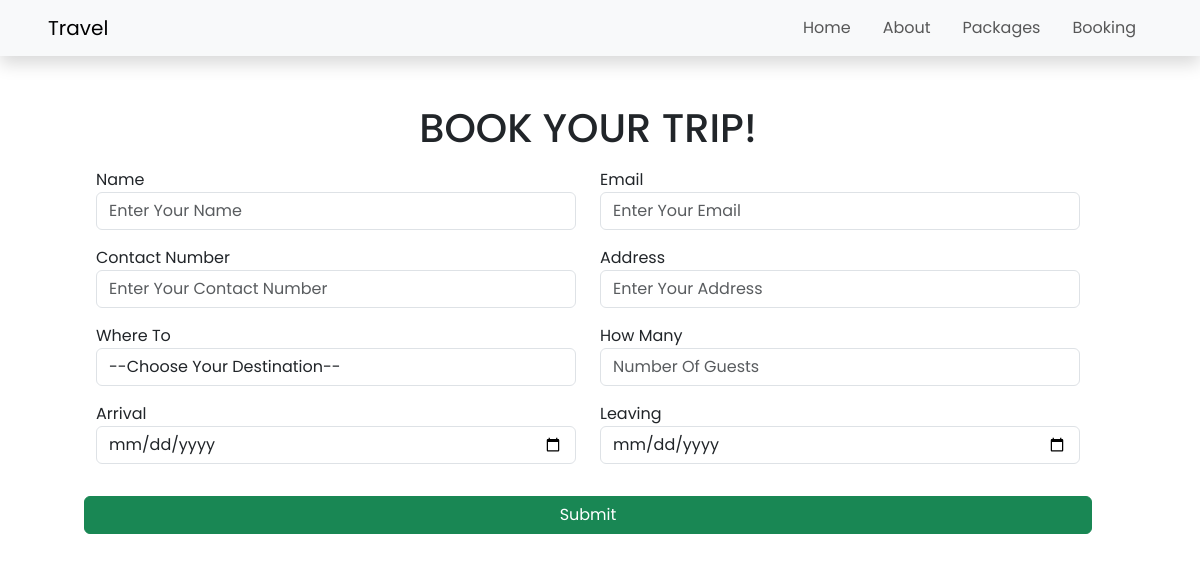
Screenshot of /booking.php with the database file from the repository.
### tables this page shows
CREATE TABLE `navbar` (
  `id` int(3) NOT NULL,
  `link` varchar(255) NOT NULL,
  `name` varchar(255) NOT NULL
);

### booking.php (the view, shortened to what this page needs)
<?php
include 'header.php';
?>
<div class="container-fluid">
    <div class="row">
        <div class="row px-md-5 px-3 my-5">
            <h1 class="text-uppercase text-center ">Book Your Trip!</h1>
            <form action="form.php" method="post">
                <div class="row px-lg-5">
                    <div class="col-md-6 py-2 ">
                        <label for="">Name</label>
                        <input type="text" class="form-control" name="name" placeholder="Enter Your Name" required>
                    </div>
                    <div class="col-md-6 py-2 ">
                        <label for="">Email</label>
                        <input type="email" class="form-control" name="email" placeholder="Enter Your Email" required>
                    </div>
                </div>
                <div class="row px-lg-5 ">
                    <div class="col-md-6 py-2">
                    <label for="">Contact Number</label>
                    <input type="contact" class="form-control" name="phone" placeholder="Enter Your Contact Number" required>
                    </div>
                    <div class="col-md-6 py-2 ">
                        <label for="">Address</label>
                        <input type="text" class="form-control" name="address" placeholder="Enter Your Address" required>
                    </div>
                </div>
                <div class="row px-lg-5">
                    <div class="col-md-6 py-2">
                        <label for="">Where To</label>
                        <select class="form-control" name="location" required>
                            <option value="">--Choose Your Destination--</option>
                        </select>
                    </div>
                    <div class="col-md-6 py-2 ">
                        <label for="">How Many</label>
                        <input type="number" class="form-control" name="guests" placeholder="Number Of Guests" required>
                    </div>
                </div>
                <div class="row px-lg-5 ">
                    <div class="col-md-6 py-2 ">
                        <label for="">Arrival</label>
                        <input type="date" name="arrival" class="form-control" required>
                    </div>
                    <div class="col-md-6 py-2 ">
                        <label for="">Leaving</label>
                        <input type="date" name="leaving" class="form-control" required>
                    </div>
                </div>
                <div class="row px-lg-5 py-4">
                    <input type="submit" value="Submit" name="submit" class="btn btn-success ">
                </div>
            </form>
        </div>
    </div>
</div>

### navbar.php (shortened to what this page needs)
<?php include "connection.php"; ?>
<nav class="navbar navbar-expand-lg navbar-light bg-light sticky-top shadow">
    <a class="navbar-brand px-5" href="#">Travel</a>
    <div class="collapse navbar-collapse justify-content-end px-5" id="navbarNavDropdown">
        <ul class="navbar-nav">
            <?php
                $sql = "SELECT * FROM navbar";
                $result = mysqli_query($conn, $sql);
                while($row = mysqli_fetch_array($result))
                {
             ?>
                <li class="nav-item active px-2 ">
                    <a class="nav-link" href="<?php echo $row['link']; ?>"><?php echo $row['name']; ?></a>
                </li>
            <?php
                }
             ?>
        </ul>
    </div>
</nav>

### assets/css/style.css (style rules this page uses)
* { margin: 0; padding: 0; font-family: 'Poppins', sans-serif; }

### rows the page displays
navbar: name "Home"
navbar: name "About"
navbar: name "Packages"
navbar: name "Booking"
